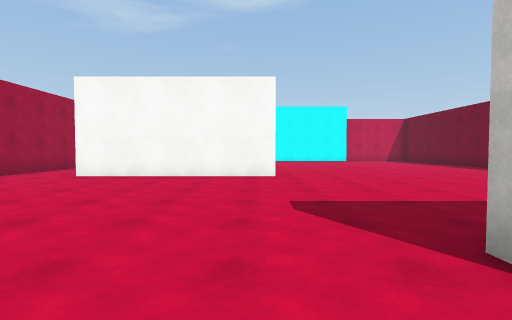
[1] (above)

19 first-person views from a walk through a Unity game level. The camera is 1.3 m above the floor, tilts 2° down and sees 85° across. The floor is counted in squares, 2 m on a side. Each view is taken from the middle of a square. On the plan, view 1 faces up. The plan holds only what a view shows up to about 9 squares ahead; the rest is blank. The player character is not drawn. Surface patterns are stand-ins for the level's own textures.

[2]
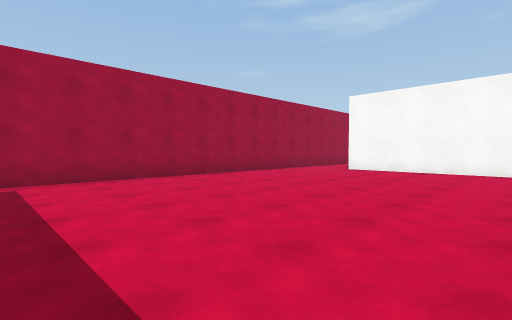

[3]
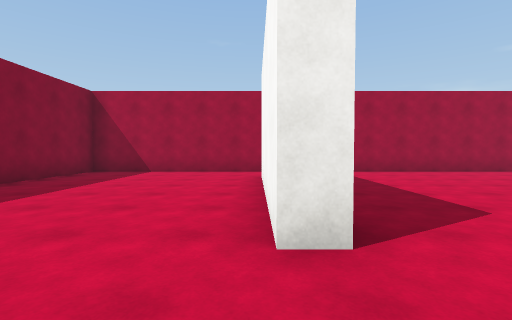

[4]
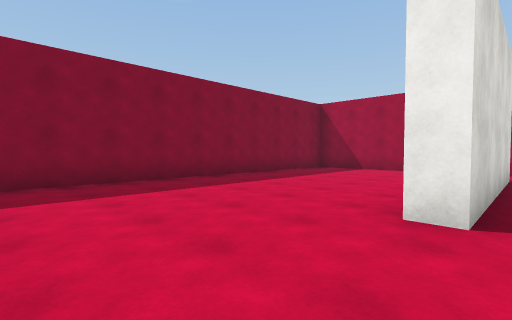

[5]
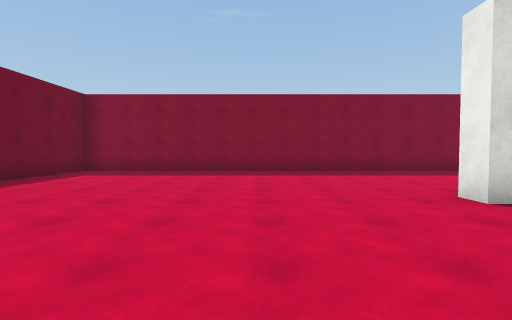

[6]
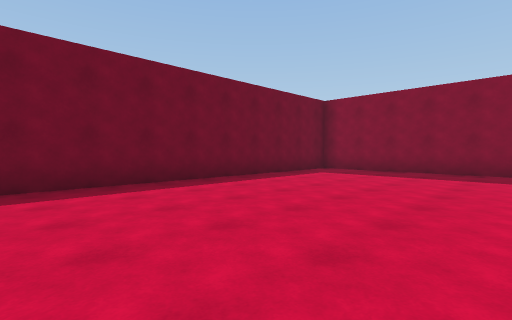

[7]
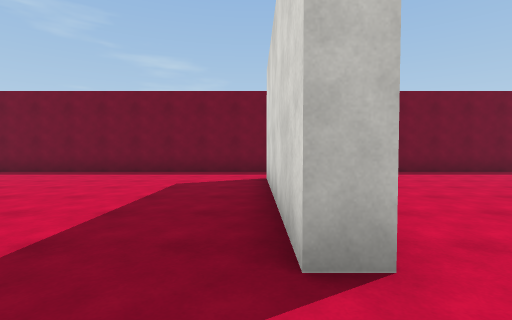

[8]
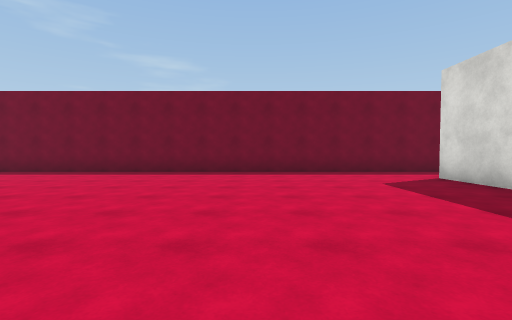

[9]
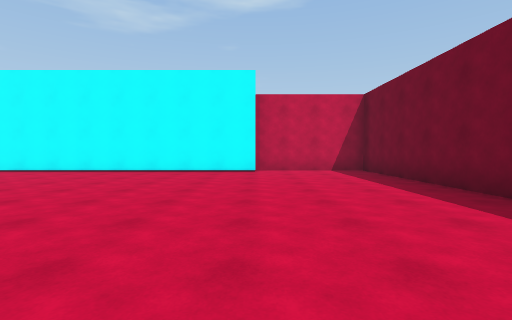

[10]
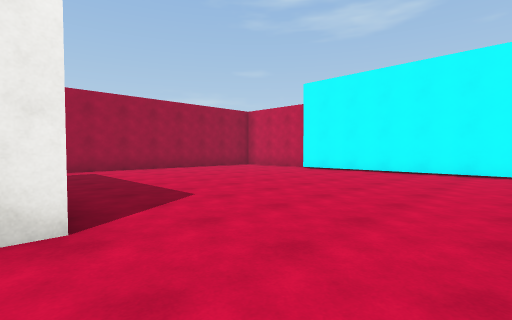

[11]
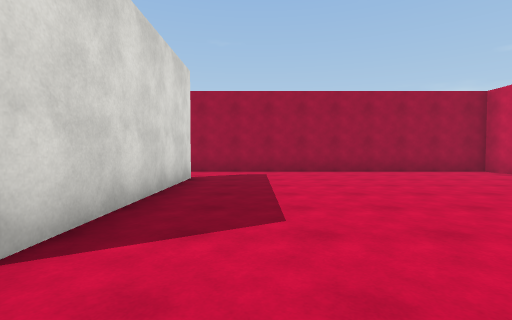

[12]
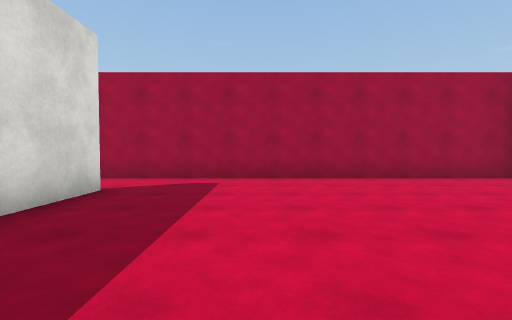

[13]
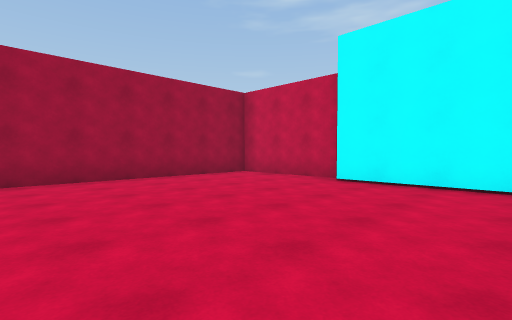

[14]
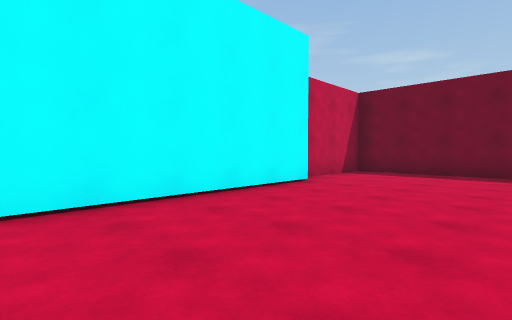

[15]
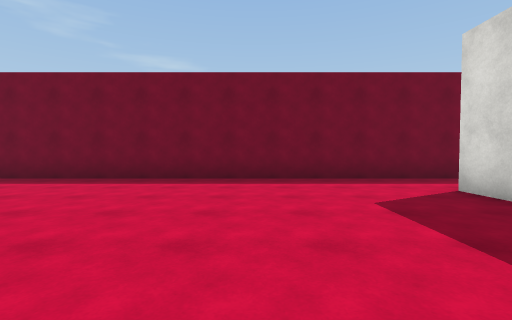

[16]
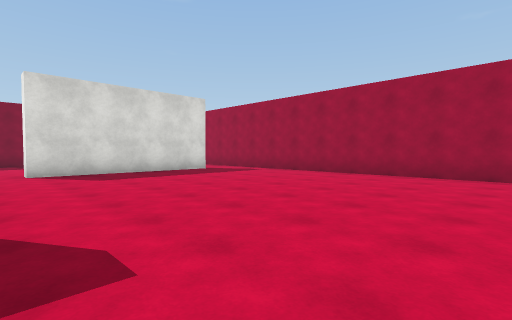

[17]
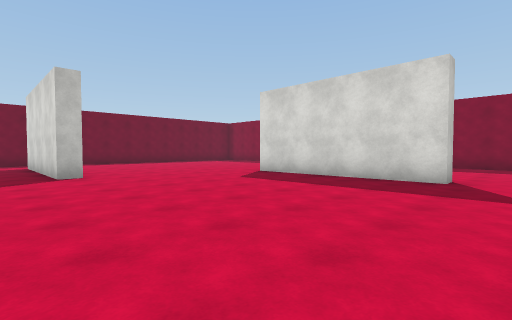

[18]
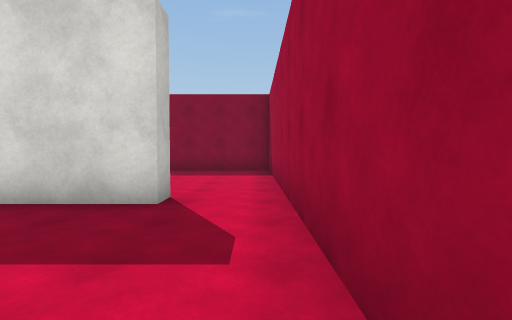

[19]
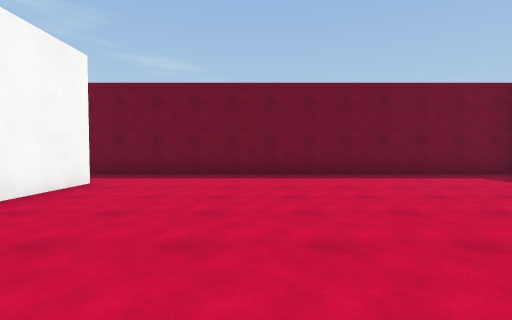

### Floor plan
Points are (right, up) in squares from view 1. A wall is a line through its corners. A room is listed if a view was taken in it or the views show most of it. See-through windows are left out.
Room 1 (views 1, 2, 3, 4, 5, 6, 7, 8, 9, 10, 11, 12, 13, 14, 15, 16, 17, 18, 19)
walls: (1.5, 1.2) (1.5, 1.8) (6.5, 1.8); (6.5, 1.2) (4.5, 1.2); (-4.6, 7.5) (0.5, 7.5) (0.5, 7) (-4.5, 7); (-6.4, 4.8) (-6.4, -8.9) (8.4, -8.9) (8.4, 15.9) (5, 15.9); (-4.8, -3.9) (-4.8, -3.4) (0.2, -3.4) (0.2, -3.9) (-4.1, -3.9); (5, 15.4) (-3, 15.4); (-3.2, 15.9) (-6.4, 15.9) (-6.4, 6.4)

Where each view was taken, in squares from view 1:
view 1: 0 up, 0 right, facing up
view 2: 2 down, 0 right, facing up-left
view 3: 4 down, 2 right, facing left
view 4: 3 down, 3 right, facing down-left
view 5: 0 up, 3 right, facing down
view 6: 0 up, 3 right, facing down-right
view 7: 2 up, 0 right, facing right
view 8: 6 up, 0 right, facing right
view 9: 7 up, 5 right, facing up
view 10: 7 up, 3 right, facing up-left
view 11: 9 up, 2 right, facing left
view 12: 10 up, 0 right, facing left
view 13: 10 up, 0 right, facing up-left
view 14: 12 up, 0 right, facing up-right
view 15: 5 up, 2 right, facing right
view 16: 5 up, 1 right, facing down-left
view 17: 3 up, 6 left, facing down-right
view 18: 0 up, 6 left, facing down
view 19: 2 down, 1 right, facing right
